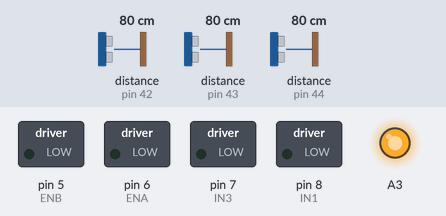
Recording of a program running on a simulated Arduino Uno, built with avr-gcc and run on an emulated ATmega328P. Parts: switched loads named in the program (green lamp = pin HIGH), output pins drawn as LEDs (lit = HIGH). Dashed ring = blinking. The inputs (shaded band) are chosen by the test bench; at power-on: distance to the obstacle (sensors on pin 42, pin 44, pin 43) 80 cm.

Above: at 1.3 s.
1.4 s: distance to the obstacle (sensor on pin 42) set to 10 cm
4.4 s: distance to the obstacle (sensor on pin 42) set to 7 cm
6.0 s: distance to the obstacle (sensor on pin 44) set to 29 cm
7.5 s: distance to the obstacle (sensor on pin 44) set to 22 cm
At 7.91 s:
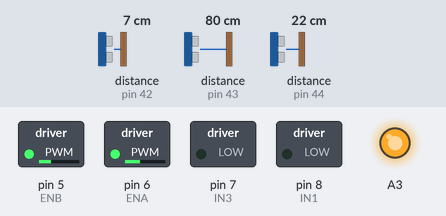
10.5 s: distance to the obstacle (sensor on pin 42) set to 4 cm
At 10.9 s:
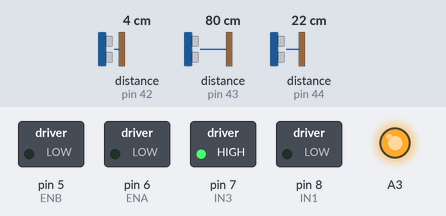
13.5 s: distance to the obstacle (sensor on pin 42) set to 2 cm
At 13.87 s:
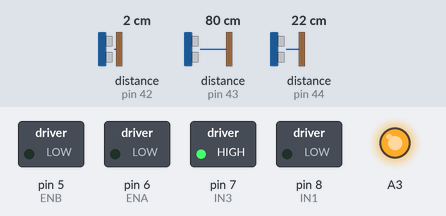
Timing chart, 0 to 17.5 s (numbered marks = the images above; inputs shaded):
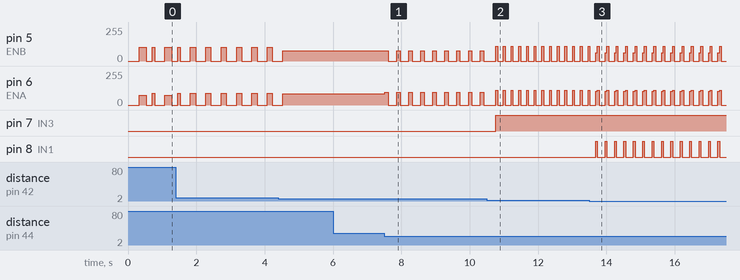

The program:

main.cpp
```cpp
#include <Arduino.h>
#include <PID_v1.h>
#include <PinChangeInterrupt.h>
#include <Wire.h>
#include <VL53L1X.h>
#include <HardwareSerial.h>


#define ENA 6 // ENA PWM Motor Esquerdo
#define ENB 5 // ENB PWM Motor Direito

#define IN1 8 // DIR Motor Esquerdo
#define IN2 8 // DIR Motor Esquerdo

#define IN3 7 // DIR Motor Direito
#define IN4 7 // DIR Motor Direito

#define xshutPinsE 12
#define xshutPinsC 9
#define xshutPinsD 4

// SoftwareSerial BTSerial(A0, A1); // RX, TX

VL53L1X sensorE;
VL53L1X sensorC;
VL53L1X sensorD;

int variavel;
int variavel2;
// Variáveis Globais
float tamanho_carrinho = 13.5;
float tamanho_pista;

float distanciaE;
double distanciaC;
float distanciaD;

unsigned long time;
/*Parâmetros para ajustar*/

// Robocore - fonte

//-----------------------------------------------

// Valor máximo 255 para potência total
// float VEL_MAX = 90;

/* Ajuste de alinhamento em reta */

float MAX_DELTA = 40;

float MAX_VOLTAGE = 105; // em voltagem

double delta;

double DIS_MAX = 7.1;
double DIS_MIN = 0.1;

// PID PARA O SENSOR CENTRAL ((DES)ACELERAÇÃO)
double OutputC;
double kp = 0.2;
double ki = 0.2;
double kd = 0.005;
double valor_porcentagemD;
double valor_porcentagemE;

void (*reset)(void) = 0;

void ler_sensores()
{
  distanciaE = (sensorE.read() - 20) / 10.0;

  if (sensorE.timeoutOccurred())
  {
    reset();
  }

  if (distanciaE > 400)
  {
    distanciaE = (sensorE.read() - 20) / 10.0;
  }

  distanciaD = (sensorD.read() - 20) / 10.0;

  if (sensorD.timeoutOccurred())
  {
    reset();
  }

  if (distanciaD > 400)
  {
    distanciaD = (sensorD.read() - 20) / 10.0;
  }

  distanciaC = (sensorC.read()) / 10.0;

  if (sensorC.timeoutOccurred())
  {
    reset();
  }

  if (distanciaC > 400)
  {
    distanciaC =  (sensorC.read()) / 10.0;
  }

  delta = distanciaE - distanciaD;
}

// Robocore - Fonte

// Robocore - Fonte

void imprimeDistancias()
{
  Serial.print("Dis Esq: ");
  Serial.print(distanciaE);
  Serial.print(" mm  /  ");
  Serial.print("Dis Cen: ");
  Serial.print(distanciaC);
  Serial.print(" mm   /  ");
  Serial.print("Dis Dir: ");
  Serial.print(distanciaD);
  Serial.print(" mm     /   ");
}

float tratamento(float vel)
{
  vel = min(vel, 120);
  vel = max(vel, 0);
  vel = (vel)*MAX_VOLTAGE / 100;
  return vel;
}

void acelera(float vel_esquerda, float vel_direita, int ativa = 0)
{

  int vel_direita_int = round(tratamento((vel_direita)));
  int vel_esquerda_int = round(tratamento((vel_esquerda)));

  analogWrite(ENA, vel_esquerda_int);

  analogWrite(ENB, vel_direita_int);
}

void back()
{
  digitalWrite(IN3, LOW);
  digitalWrite(IN4, HIGH);
  analogWrite(ENB, MAX_VOLTAGE);

  digitalWrite(IN1, LOW);
  digitalWrite(IN2, HIGH);
  analogWrite(ENA, MAX_VOLTAGE);
}

void parar()
{
  acelera(0, 0);
}


void frente(int *vector = NULL)
{
  digitalWrite(IN1, LOW);
  digitalWrite(IN3, LOW);
}

void ajuste2(float delta)
{

  // mais a esquerda
  frente();

  if (delta < 0)
  {
    if (delta < -tamanho_pista * 0.3)
    {
      acelera(85, 58);
      delay(250);
      parar();
      delay(1000);
    }
    if (delta > -tamanho_pista * 0.3 && delta < -tamanho_pista * 0.15)
    {
      acelera(80, 58);
      delay(250);
      parar();
      delay(1000);
    }
    else if (delta > -tamanho_pista * 0.15)
    {
      acelera(75, 58);
      delay(250);
      parar();
      delay(1000);
    }
  }

  // mais a direita
  if (delta > 0)
  {
    if (delta > tamanho_pista * 0.3)
    {
      acelera(65, 90);
      delay(250);
      parar();
      delay(1000);
    }
    if (delta < tamanho_pista * 0.3 && delta > tamanho_pista * 0.15)
    {
      acelera(65, 85);
      delay(250);
      parar();
      delay(1000);
    }
    else if (delta < tamanho_pista * 0.15)
    {
      acelera(65, 75);
      delay(250);
      parar();
      delay(150);
    }
  }
}

void acompanha_parede()
{
  if (distanciaE  > 20 && distanciaE < 300 && variavel == 0)
  {
    acelera(80, 0);
    delay(100);
    parar();
    delay(50);
    ler_sensores();
    if(distanciaE> 15){
      acelera(0, 85);
      delay(250);
      parar();
      delay(150);
    }
  }
  else if (distanciaE >= 11)
  {
    acelera(70, 100);
    delay(200);
    parar();
    delay(75);
    ler_sensores();
    if (distanciaE > 4)
    {
      acelera(85, 100);
      delay(75);
      parar();
      delay(100);
    }
    else if(distanciaE < 4)
    {
      back();
      acelera(60, 80);
      delay(150);
      parar();
      delay(200);
      frente();
    }
  }
  else if (distanciaE >= 7)
  {
    acelera( 85, 100);
    delay(150);
    parar();
    delay(100);
  }
  else if (distanciaE <= 3.5 )
  {

    while(distanciaE <= 3.5){
      ler_sensores();
      // parar();
      // delay(100);
      if(distanciaE < 0.5){
        back();
        acelera( 100, 60);
        delay(50);
        frente();
      }
      digitalWrite(IN1, LOW);
      digitalWrite(IN3, HIGH);
      acelera(105 , 105);
      delay(50);
      parar();
      delay(75);
      variavel = 1;
    }
    frente();
  }
  else if(distanciaC > 25)
  {
    acelera(82 , 72);
    variavel = 0;
    // parar();
    // delay(100);
  }
  else {
    acelera(90 , 72);
    delay(100);
    parar();
    delay(50);
    variavel = 0;
  }

}

void sentido_esquerdo()
{
  digitalWrite(IN1, HIGH);
  digitalWrite(IN3, LOW);
}

void sentido_direito()
{
  digitalWrite(IN1, LOW);
  digitalWrite(IN3, HIGH);
}

void setup()
{
  while (!Serial)
  {
  }

  Serial.begin(9600); // Comunicação Serial com o Computador
  pinMode(ENA, OUTPUT);
  pinMode(ENB, OUTPUT);
  pinMode(IN1, OUTPUT); // definição dos pinos entradas e saidas
  pinMode(IN2, OUTPUT);
  pinMode(IN3, OUTPUT); // OUTPUT = Saída
  pinMode(IN4, OUTPUT); // INPUT = Entrada

  Wire.begin();
  Wire.setClock(400000);

  pinMode(xshutPinsD, OUTPUT);
  digitalWrite(xshutPinsD, LOW);

  pinMode(xshutPinsC, OUTPUT);
  digitalWrite(xshutPinsC, LOW);

  pinMode(xshutPinsE, OUTPUT);
  digitalWrite(xshutPinsE, LOW);
  pinMode(A3, OUTPUT);
  pinMode(A2, INPUT);
  digitalWrite(A3, HIGH);

  pinMode(xshutPinsE, INPUT);
  delay(10);

  sensorE.setTimeout(500);
  if (!sensorE.init())
  {
    Serial.print("Failed to detect and initialize sensor ");
    Serial.println("E");
    while (1)
      ;
  }

  sensorE.setAddress(0x2A);

  sensorE.startContinuous(50);

  pinMode(xshutPinsD, INPUT);
  delay(10);

  sensorD.setTimeout(500);
  if (!sensorD.init())
  {
    Serial.print("Failed to detect and initialize sensor ");
    Serial.println("D");
    while (1)
      ;
  }

  sensorD.setAddress(0x2A + 1);

  sensorD.startContinuous(50);

  pinMode(xshutPinsC, INPUT);
  delay(10);

  sensorC.setTimeout(500);
  if (!sensorC.init())
  {
    Serial.print("Failed to detect and initialize sensor ");
    Serial.println("C");
    while (1)
      ;
  }

  sensorC.setAddress(0x2A + 2);

  sensorC.startContinuous(50);
  ler_sensores();
  variavel = 1;
  // tamanho_pista = distanciaD + distanciaE + tamanho_carrinho;
  // if (tamanho_pista > 100){
  //   delay(1000);
  //   acelera(75, 75);
  //   delay(350);
  //   ler_sensores();
  //   imprimeDistancias();
  // }


  // delay(2000);
  // acelera(100, 100);
  // delay(350);
  // ler_sensores();
  // imprimeDistancias();

  //teste
  // tamanho_pista = distanciaD + distanciaE + tamanho_carrinho;
  // if (tamanho_pista > 100)
  // {
  //   acelera(0, 0);
  //   delay(100);
  //   ler_sensores();
  //   tamanho_pista = distanciaD + distanciaE + tamanho_carrinho;
  // }

  // Serial.print("Tamanho da pista: ");
  // Serial.println(tamanho_pista);
  // DIS_MAX = (distanciaD + distanciaE) / 2;

  // time = millis();
  // last_time = time;
  // acelera(90,90);
  // delay(500);
  // tamanho_pista = distanciaD + distanciaE + tamanho_carrinho;
  // pinMode(LED_BUILTIN, OUTPUT);
  // digitalWrite(LED_BUILTIN, LOW);
}

void loop()
{
  ler_sensores();
  // imprimeDistancias();

  ler_sensores();


  if (distanciaC >= 7)
  {
    acompanha_parede();
  }
  // else if
  else
  {
    if(distanciaC < 5){

    back();
    acelera(50, 95);
    delay(150);
    acelera(95, 70);
    delay(75);
    parar();
    delay(150);

    frente();

    }
    digitalWrite(IN1, LOW);
    digitalWrite(IN3, HIGH);
    while (distanciaC < 25)
    {
      ler_sensores();
      acelera(105, 105);
      delay(100);
      parar();
      delay(75);
       ler_sensores();
    }
    parar();
    delay(100);
    frente();
  }


  // else if (distanciaD < ((tamanho_pista - tamanho_carrinho) / 2) + 5 && distanciaC < 6 && distanciaE < ((tamanho_pista - tamanho_carrinho) / 2) + 5)
//   else if (distanciaD < ((tamanho_pista - tamanho_carrinho) / 2) + 10 && distanciaE < ((tamanho_pista - tamanho_carrinho) / 2) + 10)
//   {
//     acelera(0, 0);
//     digitalWrite(LED_BUILTIN, HIGH);
//     // while(1);
//     digitalWrite(IN1, HIGH);
//     digitalWrite(IN3, LOW);
//     while (distanciaE < 15)
//     {
//       ler_sensores();
//       acelera(120, 120);
//       delay(100);

//       parar();
//       delay(100);
//     }
//     frente();
//     parar();
//     delay(75);
//   }
//   else
//   {
//     back();
//     acelera(95, 50);
//     delay(150);
//     acelera(70, 95);
//     delay(75);
//     parar();
//     delay(150);

//     frente();
//   }
}
```

Measured:
- the behaviour switches between 26 and 25 cm on distance to the obstacle (sensor on pin 44) (found by bisection; images 0 and 1)
- the behaviour switches between 6 and 5 cm on distance to the obstacle (sensor on pin 42) (found by bisection; images 1 and 2)
- after the input at 6.0 s, every drawn part: stays the same
- after the input at 7.5 s, pin 5 (ENB): alternates 76/255 for 0.10 s and 0/255 for 0.25 s, starting after 0.12 s; pin 6 (ENA): alternates 95/255 for 0.10 s and 0/255 for 0.25 s, starting at once
- after the input at 10.5 s, pin 5 (ENB), pin 6 (ENA): alternates 110/255 for 0.05 s and 0/255 for 0.17 s, starting after 0.26 s; pin 7 (IN3): LOW → HIGH after 0.26 s
- after the input at 13.5 s, pin 8 (IN1): alternates HIGH for 0.05 s and LOW for 0.22 s, starting after 0.19 s
- by itself, pin 5 (ENB): repeats every 0.45 s: 0/255 0.30 s, 105/255 0.15 s
- by itself, pin 6 (ENA): repeats every 0.45 s: 0/255 0.30 s, 89/255 0.15 s
